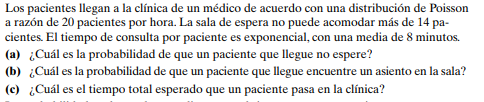
#> input picture src/EJERCICIO 14-MM1K.PNG, 484 x 102 px
$ python Extra.py
#> lines starting #> are read from the running program, lines starting #| are printed output that depends on the picture
#> the answer given: EJERCICIO 14-MM1K.PNG
import re
from PIL import Image, ImageEnhance
import pytesseract

# Configura la ruta a Tesseract si estás en Windows
pytesseract.pytesseract.tesseract_cmd = r'C:\Program Files\Tesseract-OCR\tesseract.exe'

# Preprocesamiento de imagen para mejorar la transcripción
def preprocesar_imagen(ruta_imagen):
#> called with ruta_imagen = 'EJERCICIO 14-MM1K.PNG'
    try:
        imagen = Image.open(ruta_imagen)
#> imagen is the input picture: PIL image 484x102 RGBA; mean R, G, B, A 227.5, 227.5, 227.5, 255
        imagen = imagen.convert('L')  # Escala de grises
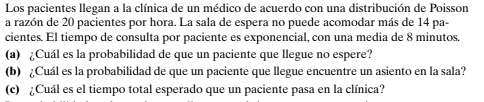
#> imagen: PIL image 484x102 L; min 2, max 255, mean 227.5
        enhancer = ImageEnhance.Contrast(imagen)
        imagen = enhancer.enhance(2)  # Mejorar contraste
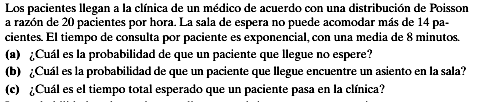
#> imagen: PIL image 484x102 L; min 0, max 255, mean 214.9
        imagen = imagen.point(lambda x: 255 if x > 138 else 0, '1')  # Binarización
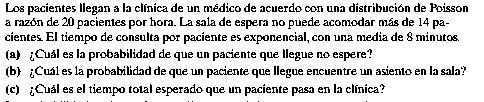
#> imagen: PIL image 484x102 1; 83.5% white; black in thin lines or dots
        return imagen
    except Exception as e:
        raise ValueError(f"Error al preprocesar la imagen: {e}")

# Transcribir texto desde imagen
def transcribir_imagen(ruta_imagen):
    try:
        imagen = preprocesar_imagen(ruta_imagen)
#> (the run stopped early here; a loop or call above may not have finished)
